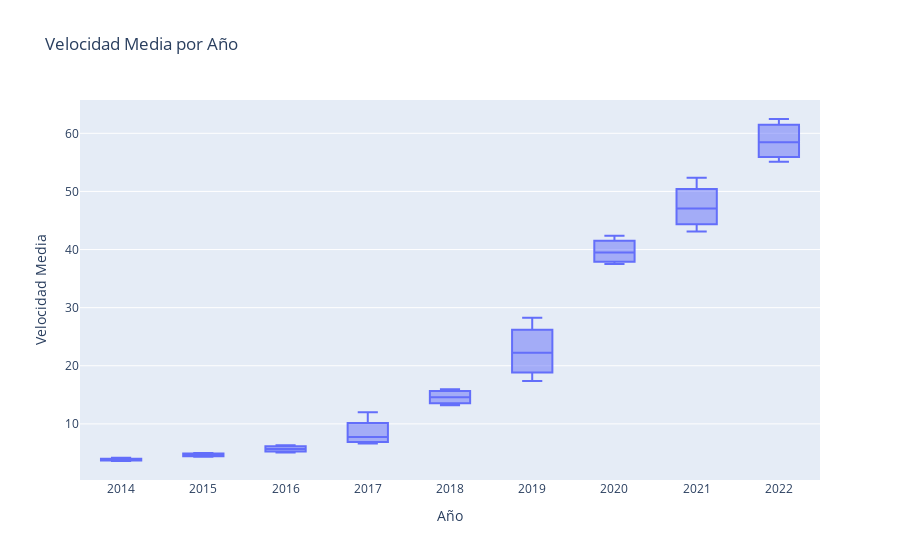

Write notebook code for a chart like this one.
### Markdown cell above
#### **3.1.3 - Boxplot de velocidad media por año**

### Code cell
data_by_year = []
for year in sorted(set(dataGlobal['anio'])):
    data_year = dataGlobal[dataGlobal['anio'] == year]['velocidadMediaDesc']
    data_by_year.append(data_year)

fig = px.box(pd.DataFrame(data_by_year), x=dataGlobal['anio'], y=dataGlobal['velocidadMediaDesc'], title='Velocidad Media por Año')

fig.update_xaxes(title='Año', type='category')
fig.update_yaxes(title='Velocidad Media')

fig.update_xaxes(autorange="reversed")

fig.show()

### Figure 1 — Plotly figure (JSON) as saved in the notebook; plotly's stock layout.template omitted (floating-point values rounded to 4 significant figures)
{"data": [{"alignmentgroup": "True", "hovertemplate": "x=%{x}<br>y=%{y}<extra></extra>", "legendgroup": "", "marker": {"color": "#636efa"}, "name": "", "notched": false, "offsetgroup": "", "orientation": "v", "showlegend": false, "type": "box", "x": [2022, 2022, 2022, 2021, 2021, 2021, 2021, 2020, 2020, 2020, 2020, 2019, 2019, 2019, 2019, 2018, 2018, 2018, 2018, 2017, 2017, 2017, 2017, 2016, 2016, 2016, 2016, 2015, 2015, 2015, 2015, 2014, 2014, 2014, 2014], "x0": " ", "xaxis": "x", "y": [62.46, 58.44, 55.11, 52.34, 48.46, 45.63, 43.11, 42.36, 40.67, 38.32, 37.52, 28.26, 24.18, 20.33, 17.38, 15.95, 15.36, 13.85, 13.22, 12.01, 8.339, 7.16, 6.624, 6.337, 5.939, 5.424, 5.084, 4.99, 4.789, 4.545, 4.35, 4.157, 3.867, 3.759, 3.617], "y0": " ", "yaxis": "y"}], "layout": {"boxmode": "group", "legend": {"tracegroupgap": 0}, "title": {"text": "Velocidad Media por Año"}, "xaxis": {"anchor": "y", "autorange": "reversed", "domain": [0, 1], "title": {"text": "Año"}, "type": "category"}, "yaxis": {"anchor": "x", "domain": [0, 1], "title": {"text": "Velocidad Media"}}}}
